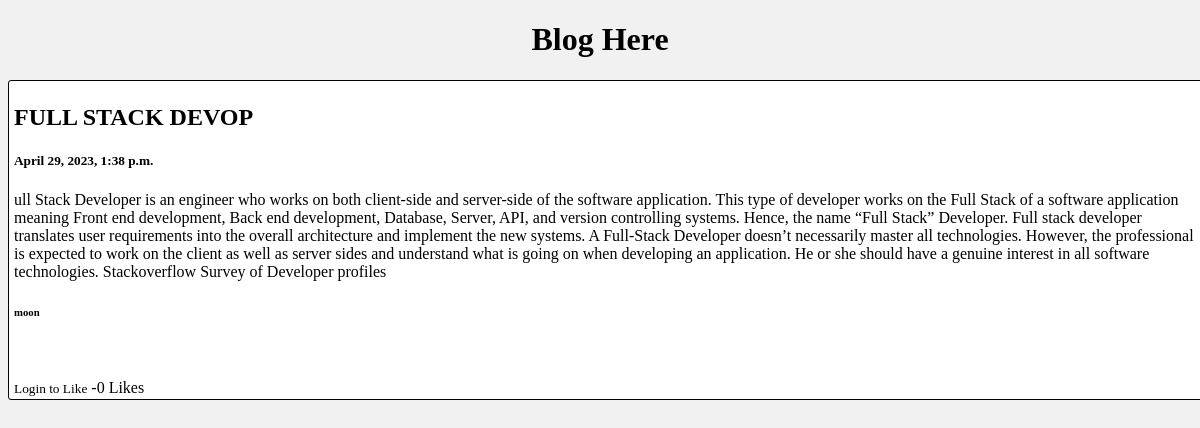
/post/1, run on the app's committed database.
### blogpost/models.py (models this page shows, shortened)
class posts(models.Model):
    title = models.CharField(max_length=100)
    body = RichTextField(blank=True,null=True,max_length=100000)
    author = models.ForeignKey(User,default=1, on_delete=models.CASCADE)
    created = models.DateTimeField(default=datetime.now, blank=True)
    likes = models.ManyToManyField(User, related_name='blog_posts')
    def total_likes(self):
        return self.likes.count()

### blogpost/views.py (the view)
# urls.py: path('post/<int:pk>',views.post,name='post'),
def post(request, pk):
    post = posts.objects.get(id=pk)
    stuff = get_object_or_404(posts, id= pk)
    likes_count = stuff.total_likes()
    liked = False
    if stuff.likes.filter(id=request.user.id).exists():
        liked = True
    return render(request, 'post.html',{'post':post,'likes_count':likes_count,'liked':liked})

### templates/post.html (shortened to what this page needs)
<!DOCTYPE html>
<html lang="en">
<head>
    <link rel="stylesheet" href="https://cdnjs.cloudflare.com/ajax/libs/font-awesome/4.7.0/css/font-awesome.min.css">
</head>
<body>
    <div class="heading"><h1>Blog Here</h1></div>
    <div class="box">
        <h2>{{post.title}}</h2>
        <h5>{{post.created}}</h5>
        <p>{{post.body}}</p>
        <h6>{{post.author}}</h6>
        <br>
        <br>
        <form action="{% url 'like' post.pk %}" method="POST">
           {% if user.is_authenticated %}
           {% if liked %}
           <button type="submit", name="post_id", value="{{post.id}}", class="btn btn-primary btn-sm">UnLike</button>
           {% else %}
           <button type="submit", name="post_id", value="{{post.id}}", class="btn btn-danger btn-sm">Like</button>
           {% endif %}
           {% else %}
           <small>Login to Like</small>
           {% endif %}
           -{{likes_count}} Likes
        </form>
    </div>
</body>
</html>

### templates/post.html (style rules this page uses)
body { background: #f1f1f1; }
.heading { text-align: center; }
.box { border: 1px solid black; border-radius: 3px; width: 100%; padding-left: 5px; padding-top: 3px; padding-right: 5px; padding-bottom: 2px; background: white; margin: 10px 0px 10px 0px; }

### data on the page
posts: title "FULL STACK DEVOP", created "April 29, 2023, 1:38 p.m.", body "ull Stack Developer is an engineer who works on both client-side and server-side of the software application. This type of developer works on the Full Stack of a software application meaning Front end development, Back end development, Database, Server, API, and version controlling systems. Hence, the name “Full Stack” Developer. Full stack developer translates user requirements into the overall architecture and implement the new systems. A Full-Stack Developer doesn’t necessarily master all technologies. However, the professional is expected to work on the client as well as server sides and understand what is going on when developing an application. He or she should have a genuine interest…", author "moon"

### other printed values
{{ likes_count }} "0"
